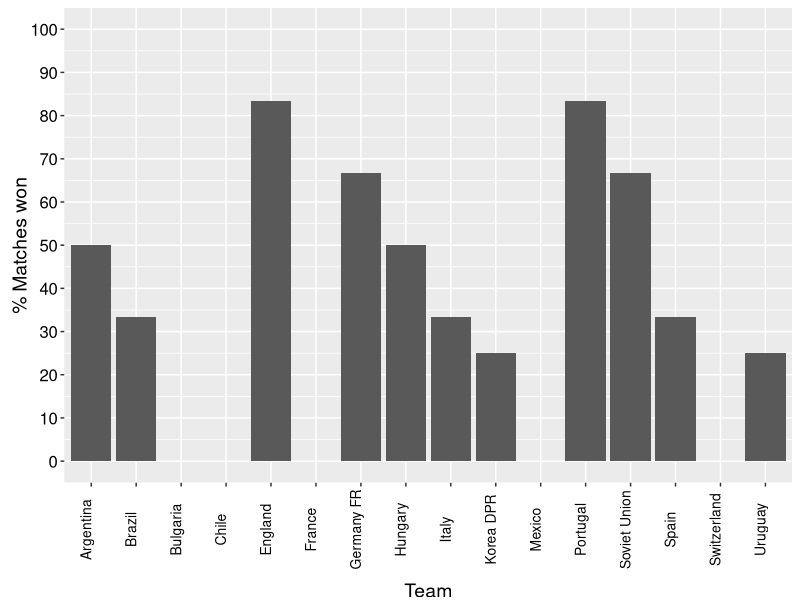
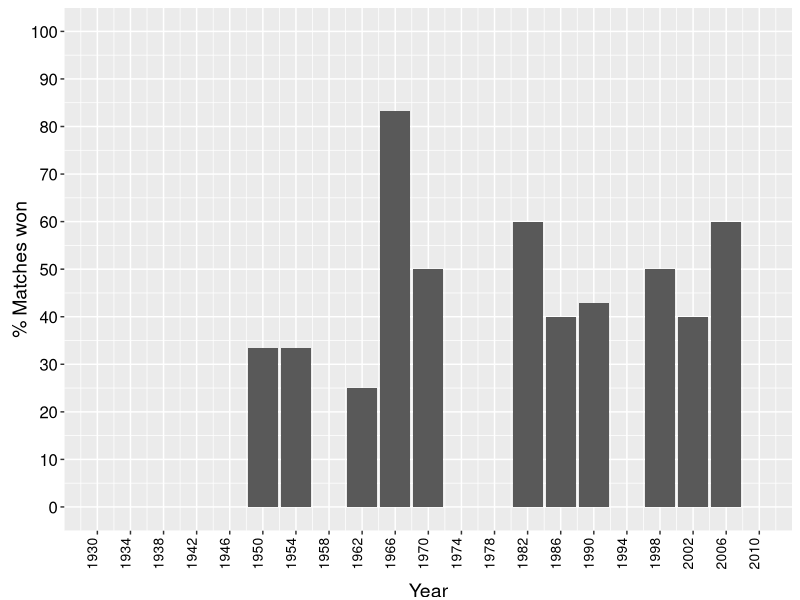
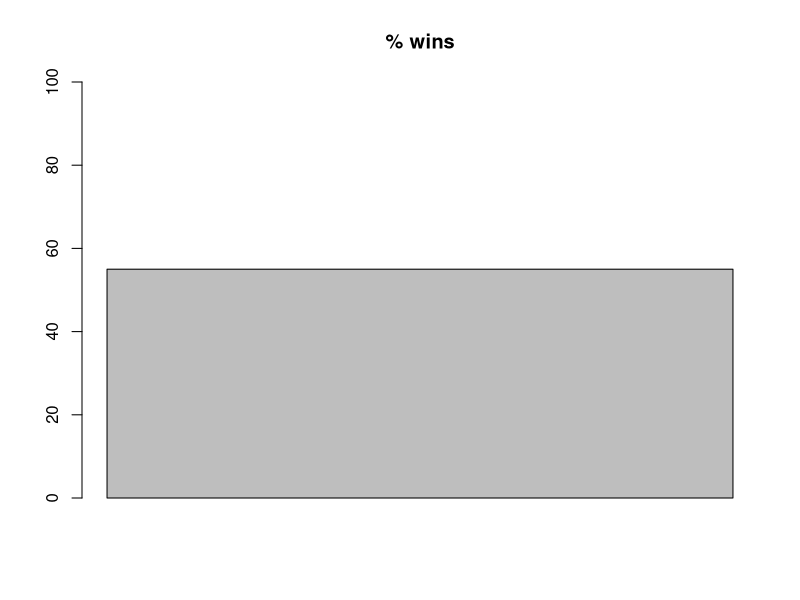

Source code (R) for these figures, in order:
## ---- chunk 1

library(ggplot2)
data<-read.csv("world_cup_data.csv")
names(data) <- c("Year","Team", "ISO.code","Goals.for", "Goals.against", "Penalties","Matches", "Shots.on.goal", "Shots.wide", "Free.kicks", "Offside","Corners", "Won", "Drawn", "Lost")
# Year <- unique(sort(data$Year))
# Country <- unique(sort(data$Team))
data_sub<-subset(data, Year == "1966")                                
p <- ggplot(data_sub, aes(x = Team, y = (Won/(Won+Drawn+Lost)*100))) + geom_bar(stat = "identity")+
        scale_fill_manual("", values=c("target"="darkgrey","try"="blue"))+
        scale_y_continuous(breaks=seq(0,100,10),limits=c(0,100),"% Matches won")+
        theme(axis.title.x = element_text(size = 14, vjust = -1))+
        theme(axis.title.y = element_text(size = 14, angle=90, vjust=0))+
        theme(axis.text.x = element_text(size = 10,colour="black",vjust = 0, angle = 90))+
        theme(axis.text.y = element_text(size = 12,colour="black"))
        print(p)
## ---- chunk 2

library(ggplot2)
data<-read.csv("world_cup_data.csv")
names(data) <- c("Year","Team", "ISO.code","Goals.for", "Goals.against", "Penalties","Matches", "Shots.on.goal", "Shots.wide", "Free.kicks", "Offside","Corners", "Won", "Drawn", "Lost")
# Year <- unique(sort(data$Year))
# Country <- unique(sort(data$Team))
data_sub<-subset(data, Team == "England")                                
p <- ggplot(data_sub, aes(x = Year, y = (Won/(Won+Drawn+Lost)*100))) + geom_bar(stat = "identity")+
        scale_fill_manual("", values=c("target"="darkgrey","try"="blue"))+
        scale_y_continuous(breaks=seq(0,100,10),limits=c(0,100),"% Matches won")+
        scale_x_continuous(breaks=seq(1930,2010,4), limits=c(1930,2010),"Year")+
        theme(axis.title.x = element_text(size = 14, vjust = -1))+
        theme(axis.title.y = element_text(size = 14, angle=90, vjust=0))+
        theme(axis.text.x = element_text(size = 10,colour="black",vjust = 0, angle = 90))+
        theme(axis.text.y = element_text(size = 12,colour="black"))
        print(p)
## ---- chunk 3
matches_won<-5
matches_drawn<- 2
matches_lost <- 2
matches_played <- matches_won+matches_drawn+matches_lost
percentage_wins <- as.integer((matches_won/matches_played)*100)
result <-paste("Percentage of matches won = " , percentage_wins)
barplot(percentage_wins, ylim=c(0,100), main = "% wins")
## ---- chunk 4
x <-11+12
x
